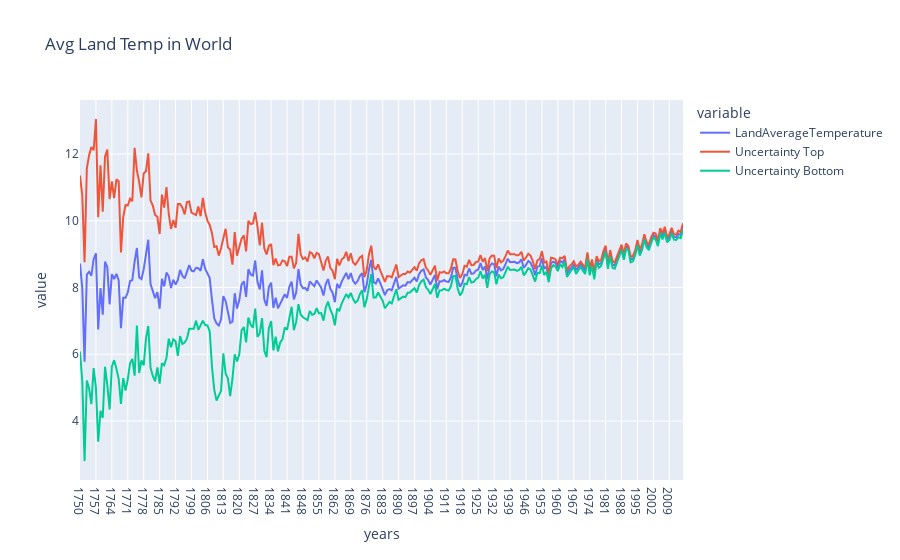

Notebook code cell kept with this figure:
### Code cell
fig = px.line(data, x=data['years'], y=['LandAverageTemperature',
       'Uncertainty Top', 'Uncertainty Bottom'], title='Avg Land Temp in World')
fig.show()

### Figure 1 — Plotly figure (JSON) as saved in the notebook; plotly's stock layout.template omitted (floating-point values rounded to 4 significant figures; data arrays with more than 128 entries replaced by an {"elided": "..."} marker saying what was removed)
{"data": [{"hovertemplate": "variable=LandAverageTemperature<br>years=%{x}<br>value=%{y}<extra></extra>", "legendgroup": "LandAverageTemperature", "line": {"color": "#636efa", "dash": "solid"}, "mode": "lines", "name": "LandAverageTemperature", "orientation": "v", "showlegend": true, "type": "scatter", "x": {"elided": "266 str values"}, "xaxis": "x", "y": {"elided": "266 float values"}, "yaxis": "y"}, {"hovertemplate": "variable=Uncertainty Top<br>years=%{x}<br>value=%{y}<extra></extra>", "legendgroup": "Uncertainty Top", "line": {"color": "#EF553B", "dash": "solid"}, "mode": "lines", "name": "Uncertainty Top", "orientation": "v", "showlegend": true, "type": "scatter", "x": {"elided": "266 str values"}, "xaxis": "x", "y": {"elided": "266 float values"}, "yaxis": "y"}, {"hovertemplate": "variable=Uncertainty Bottom<br>years=%{x}<br>value=%{y}<extra></extra>", "legendgroup": "Uncertainty Bottom", "line": {"color": "#00cc96", "dash": "solid"}, "mode": "lines", "name": "Uncertainty Bottom", "orientation": "v", "showlegend": true, "type": "scatter", "x": {"elided": "266 str values"}, "xaxis": "x", "y": {"elided": "266 float values"}, "yaxis": "y"}], "layout": {"legend": {"title": {"text": "variable"}, "tracegroupgap": 0}, "title": {"text": "Avg Land Temp in World"}, "xaxis": {"anchor": "y", "domain": [0, 1], "title": {"text": "years"}}, "yaxis": {"anchor": "x", "domain": [0, 1], "title": {"text": "value"}}}}
